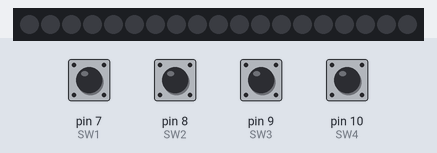
Bench run of a sketch on a simulated Arduino Uno, built with avr-gcc and run on an emulated ATmega328P. On the bench: 19 RGB LEDs in strip order, left to right. The test bench sets the inputs (shaded band); at power-on: pin 7 (SW1), pin 8 (SW2), pin 9 (SW3), pin 10 (SW4) HIGH. Dim RGB values are drawn brighter than linear; colours are those a GRB WS2812 strip shows for the declared byte order; random numbers use the default seed unless the sketch sets one.

Above: at 6.1 s.
6.2 s: pin 10 (SW4) pulled LOW for 0.15 s
At 6.72 s:
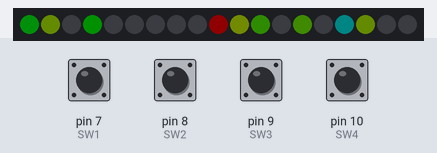
7.9 s: pin 7 (SW1) pulled LOW for 0.15 s
At 8.2 s:
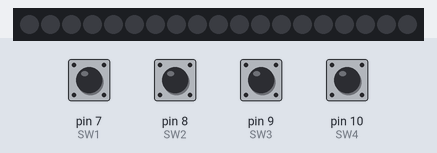
9.5 s: pin 9 (SW3) pulled LOW for 0.15 s
At 11.0 s:
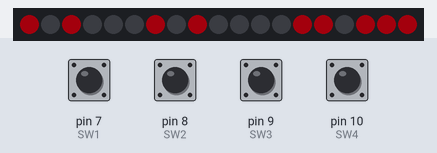

The sketch:

NewYear2017.ino
```cpp
///////////////////////////////////////////////////////////////////////////////////////////
//
// SmartBadge New Year 2017 Dsiaplay Program
//
// Author:        Dave Almond
// Created:       2016-12-30
// Last Modified: 2016-12-30
// Version :      1.0
//
///////////////////////////////////////////////////////////////////////////////////////////

#include "FastLED.h"

// Define number of LEDs on the SmartBadge
#define NUM_LEDS 19

// Data pin that LED data will be written out over
#define DATA_PIN 13

// This is an array of LEDs.  One item for each LED
CRGB leds[NUM_LEDS];
boolean cover[NUM_LEDS];  // array showing which LEDs have been visited

#define WAIT 100
#define MAXBRIGHT 40  // Keep brightness down to save blinding people and extend battery life

// Pin numbers for input switches
#define SW1 7
#define SW2 8
#define SW3 9
#define SW4 10

char chargen[][21] = {
  {" 0000000000000000000"}, // <SPACE>
  {"01110001110000110110"}, // 0
  {"11100000100001001001"}, // 1
  {"21110011100000110000"}, // 2
  {"31110001110000110001"}, // 3
  {"41000101010000111110"}, // 4
  {"51100111100110100101"}, // 5
  {"61100111110110100101"}, // 6
  {"71100000100011001001"}, // 7
  {"81110111110110100101"}, // 8
  {"91110111100110100101"}, // 9
  {"A1110001010000110111"}, // A
  {"B1110001110000110111"}, // B
  {"C1110001110000000110"}, // C
  {"D1111111100010000100"}, // D
  {"E1100000110000000111"}, // E
  {"F1110000010000010111"}, // F
  {"G1110101111110010001"}, // G
  {"H1010001010000110111"}, // H
  {"I1110001110001001001"}, // I
  {"J0100000111101001001"}, // J
  {"K1100000010001010111"}, // K
  {"L1000001110000000110"}, // L
  {"M1011110001111000001"}, // M
  {"N1000000001111001001"}, // N
  {"O1110001110000110110"}, // O
  {"P1110000010000100111"}, // P
  {"Q1110011110000110110"}, // Q
  {"R1110001010000101111"}, // R
  {"S1111001111000010011"}, // S
  {"T1000000100001101001"}, // T
  {"U1010001110000110110"}, // U
  {"V1010001110000110110"}, // V
  {"W0101111111111001001"}, // W
  {"X0100010100011011011"}, // X
  {"Y1010000110000101011"}, // Y
  {"Z1110011110010100101"} // Z
};

// Initial state of buttons. HIGH is OFF, LOW is ON
int last1 = HIGH;
int last2 = HIGH;
int last3 = HIGH;
int last4 = HIGH;

// This function sets up the leds and tells the controller about them
void setup() {
  // sanity check delay - allows reprogramming if accidently blowing power w/leds
  delay(2000);
  randomSeed(analogRead(0));
  pinMode(SW1, INPUT);
  digitalWrite(SW1, HIGH);    // pullup resistors required for switches
  pinMode(SW2, INPUT);
  digitalWrite(SW2, HIGH);
  pinMode(SW3, INPUT);
  digitalWrite(SW3, HIGH);
  pinMode(SW4, INPUT);
  digitalWrite(SW4, HIGH);

  FastLED.addLeds<WS2812B, DATA_PIN, RGB>(leds, NUM_LEDS);
  FastLED.setBrightness(MAXBRIGHT);     //
  // Test each LED with each colour
  for (int i = 0; i < NUM_LEDS; i++)
  {
    leds[i] = CRGB(255, 0, 0);
    FastLED.show();
    delay(50);
    leds[i] = CRGB(0, 255, 0);
    FastLED.show();
    delay(50);
    leds[i] = CRGB(0, 0, 255);
    FastLED.show();
    delay(50);
    allOff();
  }
  /*  for (int i = 0; i < NUM_LEDS; i++)
    {
      leds[i] = CRGB(255, 0, 0);
      FastLED.show();
      delay(20);
    }
    delay(1000);
    allOff();*/
}

void loop() {
  // put your main code here, to run repeatedly:
  if (testButton1()) {
    displayMessage("HAPPY NEW YEAR 2017", false, CRGB::Blue, 500);
    delay(1000);
    allOff();
  } else if (testButton2()) {
    for (int i = 0; i < NUM_LEDS; i++)
    {
      leds[i] = CRGB(0, 255, 0);
      FastLED.show();
      delay(1000);
      leds[i] = 0;
    }
    FastLED.show();
  } else if (testButton3()) {
    displayMessage("HAPPY NEW YEAR 2017", true, CRGB::Blue, 500);
    delay(1000);
    allOff();
  } else if (testButton4()) {
    randomLEDs();
  }
}

void randomLEDs()
{
  do {
    allOff();
    int randLEDs = random(1,19);
    int randWait = random(1,100);
    int randBright = random(1,50);
    for (int i = 1; i <= randLEDs; i++) {
      int randLED = random(0,18);
      int randHue = random(1,360);
      leds[randLED] = CHSV(randHue, 255, 255);
    }
    FastLED.setBrightness(randBright);
    FastLED.show();
    delay(randWait);
    allOff();
  } while(!testButton1() && !testButton2() && !testButton3() && !testButton4());
  FastLED.setBrightness(MAXBRIGHT);     // Reset Brightness
}

void displaySymbol(char symbol, boolean rainbow, CRGB col)
{
  for (int s = 0; s < (sizeof(chargen) / sizeof(chargen[0])); s++) {
    if (chargen[s][0] == symbol) {
      if (rainbow) {
        for (int c = 0; c <= 360; c++) {
          for (int i = 0; i <= NUM_LEDS; i++)
          {
            if (chargen[s][i] == '1') {
              leds[i - 1] = CHSV(c, 255, 255);
            } else {
              leds[i - 1] = 0;
            }
          }
          FastLED.show();
          delay(2);
        }
    } else {
      for (int i = 0; i <= NUM_LEDS; i++)
      {
        if (chargen[s][i] == '1') {
          leds[i - 1] = col;
        } else {
          leds[i - 1] = 0;
        }
      }
      FastLED.show();
    }
  }
}
}

void displayMessage(String message, boolean rainbow, CRGB col, int del)
{
  for (int i = 0; message[i] != '\0'; ++i) {
    displaySymbol(message[i], rainbow, col);
    delay(del);
  }
}


boolean testButton1()
{
  int newB = digitalRead(SW1);
  if (newB == LOW and last1 == HIGH)
  {
    last1 = LOW;
    return true;
  }
  last1 = newB;
  return false;
}

boolean testButton2()
{
  int newB = digitalRead(SW2);
  if (newB == LOW and last2 == HIGH)
  {
    last2 = LOW;
    return true;
  }
  last2 = newB;
  return false;
}

boolean testButton3()
{
  int newB = digitalRead(SW3);
  if (newB == LOW and last3 == HIGH)
  {
    last3 = LOW;
    return true;
  }
  last3 = newB;
  return false;
}

boolean testButton4()
{
  int newB = digitalRead(SW4);
  if (newB == LOW and last4 == HIGH)
  {
    last4 = LOW;
    return true;
  }
  last4 = newB;
  return false;
}

void allOff()
{
  for (int i = 0; i < NUM_LEDS; i++)
    leds[i] = 0;
  FastLED.show();
}
```

Measured:
- after the input at 6.2 s, the LEDs: first change at once (image 1 shows a later state)
- after the input at 9.5 s, the LEDs: first change at once (image 3 shows a later state)
- what the display in image 3 shows lasts 0.5 s, from 10.6 s to 11.1 s
